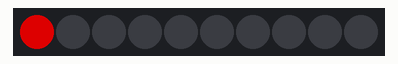
Bench run of a sketch on a simulated Arduino Uno, built with avr-gcc and run on an emulated ATmega328P. On the bench: 10 RGB LEDs in strip order, left to right. Dim RGB values are drawn brighter than linear.

Above: at 0.05 s.
At 0.55 s:
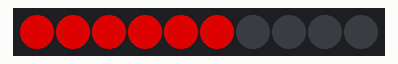
At 1.0 s:
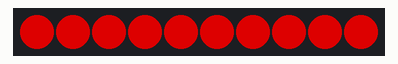

The sketch:

basic-3.ino
```cpp
#include <Adafruit_NeoPixel.h>

#define PIN            6
#define NUMPIXELS      10


Adafruit_NeoPixel stripe = Adafruit_NeoPixel(NUMPIXELS, PIN, NEO_GRB + NEO_KHZ800);

void setup() {
  stripe.begin(); // This initializes the NeoPixel library.
}

void loop() {
  for(int i=0;i<NUMPIXELS;i++){
    stripe.setPixelColor(i, stripe.Color(150,0,0)); // Moderately bright green color.//Red color
    stripe.show(); // This sends the updated pixel color to the hardware.
    delay(100); // Delay for a period of time (in milliseconds). 500 ms = half second
  }
}
```
